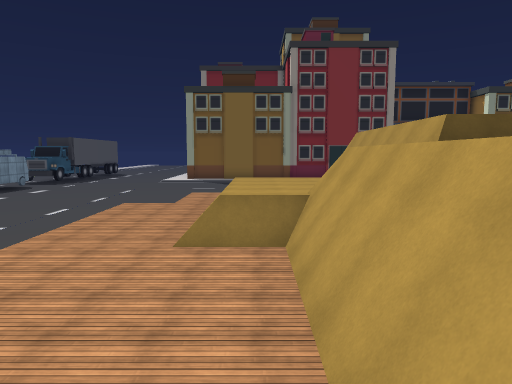
[1] (above)

22 first-person views from a walk through a Unity game level. The camera is 1.4 m above the floor, tilts 6° down and sees 70° across. The floor is counted in squares, 2 m on a side. Each view is taken from the middle of a square. On the plan, view 1 faces up. The plan holds only what a view shows up to about 11 squares ahead; the rest is blank. The place goes on beyond the plan. The player character is not drawn. Some animated figures are left out. Some surface patterns are stand-ins.

[2]
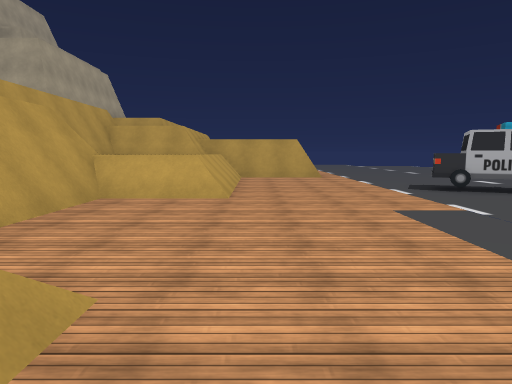

[3]
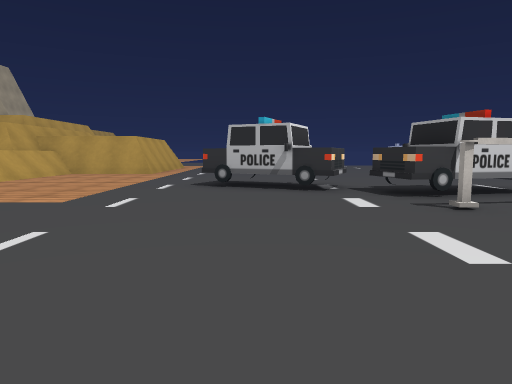

[4]
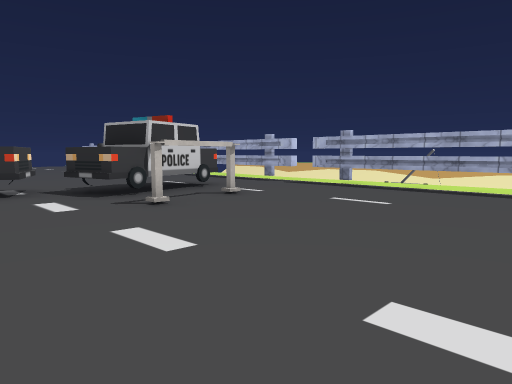

[5]
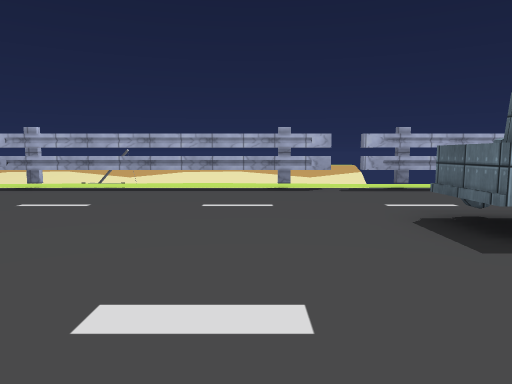

[6]
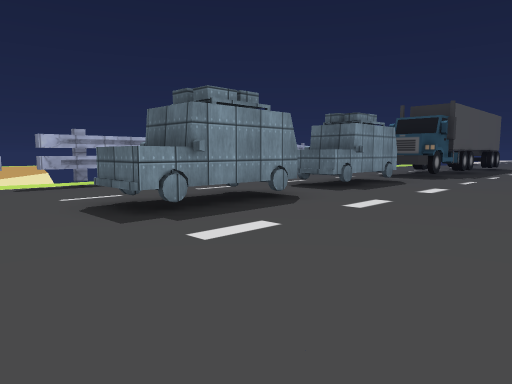

[7]
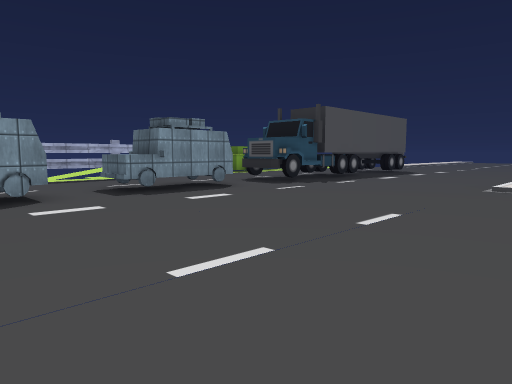

[8]
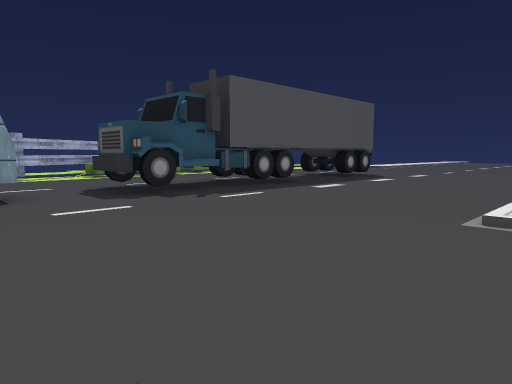

[9]
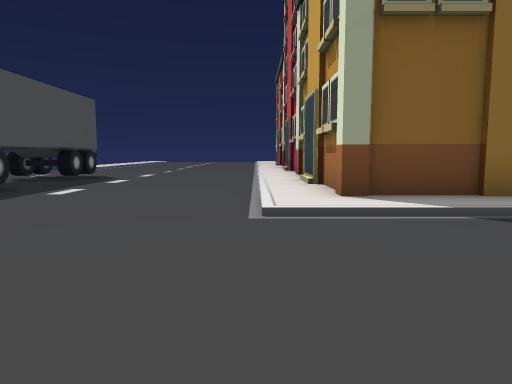

[10]
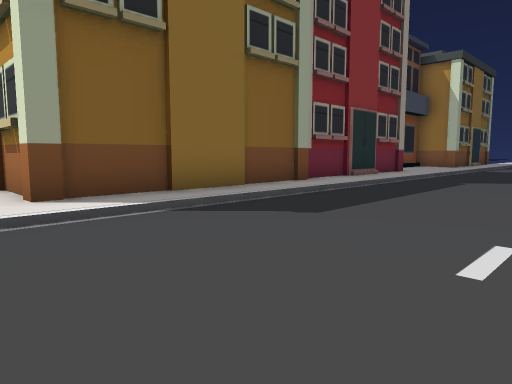

[11]
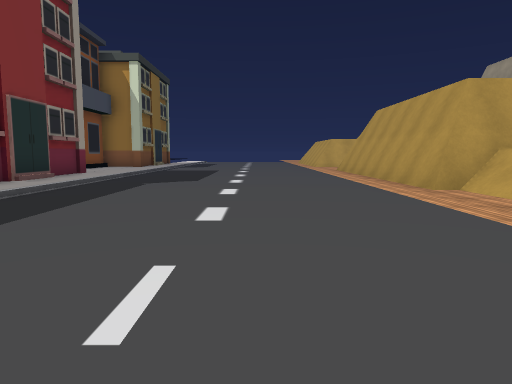

[12]
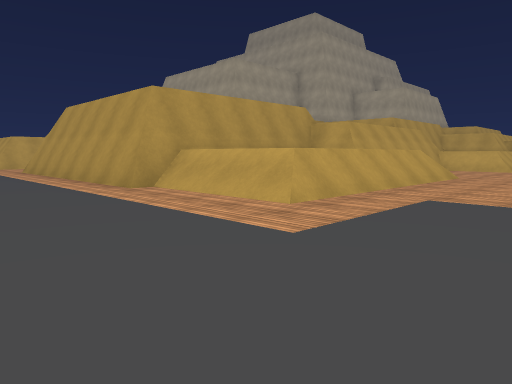

[13]
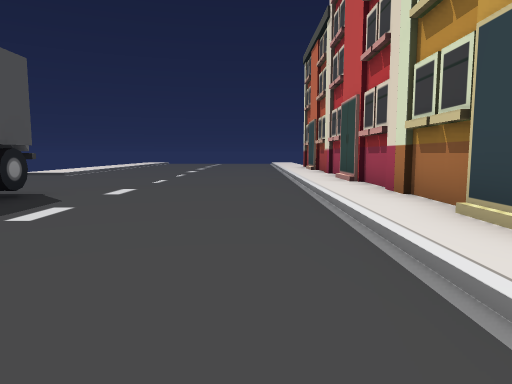

[14]
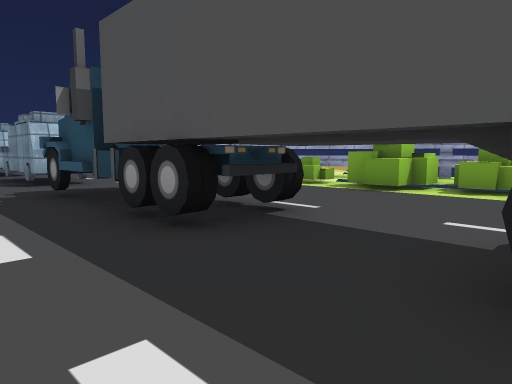

[15]
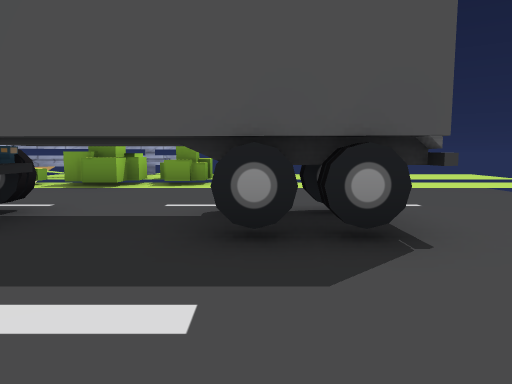

[16]
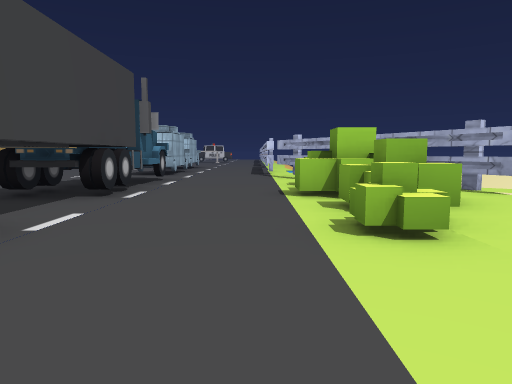

[17]
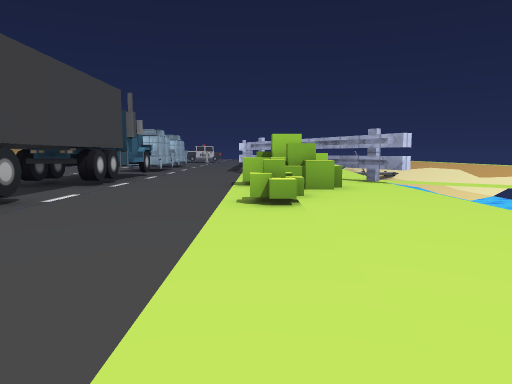

[18]
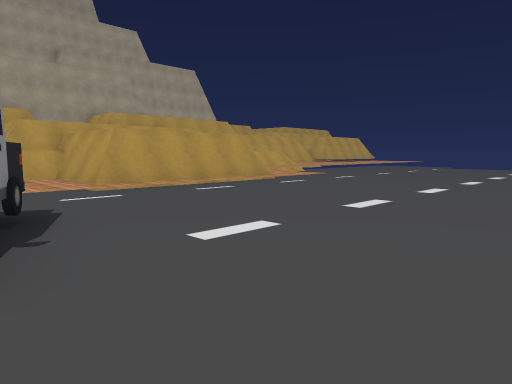

[19]
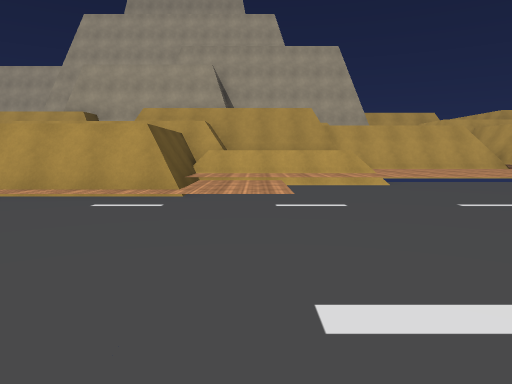

[20]
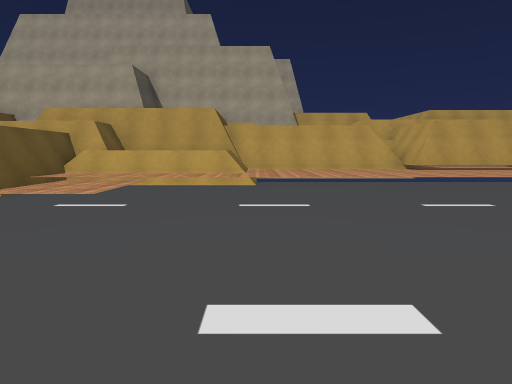

[21]
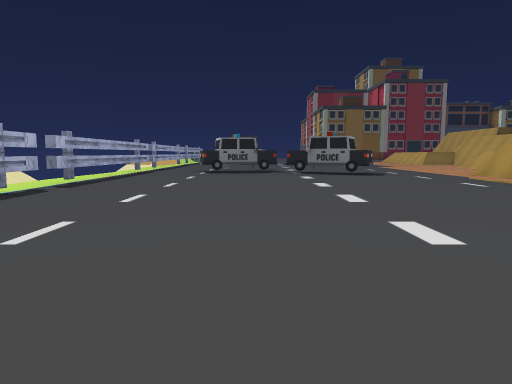

[22]
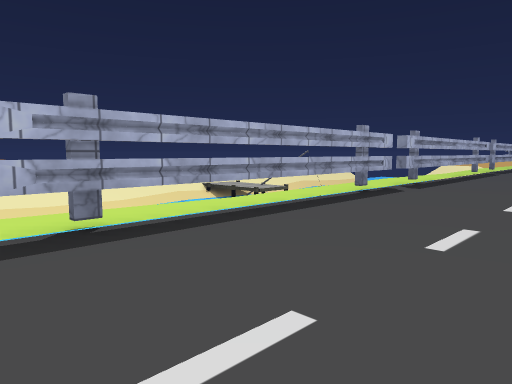

### Floor plan
Key: @ floor where view 1 was taken; # wall or solid block; x gap in a wall; . main floor; : floor 0.25 m higher than the main floor; - floor 0.25 m lower than the main floor; + floor 0.5 m higher than the main floor; * floor 1.5 m higher than the main floor; / step, stairs or slope; = window, fence, low wall or low ledge; ^ raised ledge; T thing the floor can be seen under or through; R truck; B bush; U building; O other object.
Columns run from 18 left of view 1 to 7 right of it. Each row starts with its distance up from view 1.
 30  ::.  ......./:U
 29  ::..........//U
 28  ::..........//U
 27  ::........../:U
 26  ::....RR..../:U
 25  ::B...RR..../:U
 24  :B/...R#..../:U
 23 x:B....R#....//U
 22 ##BB...TT..../:U
 21 .#BB...TT..../:UUUUUUUUUU#
 20 .##....TT..../:::::::://::
 19 :+#B...TT..../////////////
 18   ##...TT.................
 17    #......................
 16    O  .OO.................
 15      ..O..................
 14     #..OO.................
 13     #...........//////////
 12     #.. O.......::///#####
 11     #..OO.......:=///#
 10    ##..OO....../:=***#
  9    ##..OO......::=** #
  8    ##..........::=** #
  7   -##..........::=** #
  6     #..........::=/###
  5     #..........::::#
  4     #..........::::#
  3    ##..........::::#
  2    ##..##.....:::::#
  1    ##...O.....::://##
  0    ##.OOO.O...:::=@/#
 -1     #....OOOO.:::=  #
 -2     #.......O.:::=  #
 -3     #.........:::=###
 -4     #.........######
 -5    ##.........##
 -6    ##.........#
 -7    ##.........##
 -8    ##.........#####
 -9     #.........//+=##
-10     #.........//+^ #
-11     #........../+^ #
-12     #........../+^^#
-13    ##........../+++#
-14     .........../+++#
-15           ...../+++#
-16             .../+++#
-17              ../+++#
-18                /++##
-19                 ++##
-20                   #

Positions as (right, up) in squares from view 1, and headings:
1: (0, 0), facing up
2: (-2, 7), facing down
3: (-7, 7), facing down
4: (-7, 7), facing down-left
5: (-7, 7), facing left
6: (-6, 7), facing up-left
7: (-3, 10), facing up-left
8: (-4, 15), facing up-left
9: (-5, 15), facing up
10: (-5, 15), facing up-right
11: (-4, 15), facing right
12: (-4, 15), facing down-right
13: (-6, 20), facing up
14: (-8, 25), facing down-left
15: (-7, 25), facing left
16: (-14, 28), facing down
17: (-15, 30), facing down
18: (-11, -1), facing down-right
19: (-10, -10), facing right
20: (-10, -13), facing right
21: (-10, -14), facing up
22: (-11, -14), facing up-left
